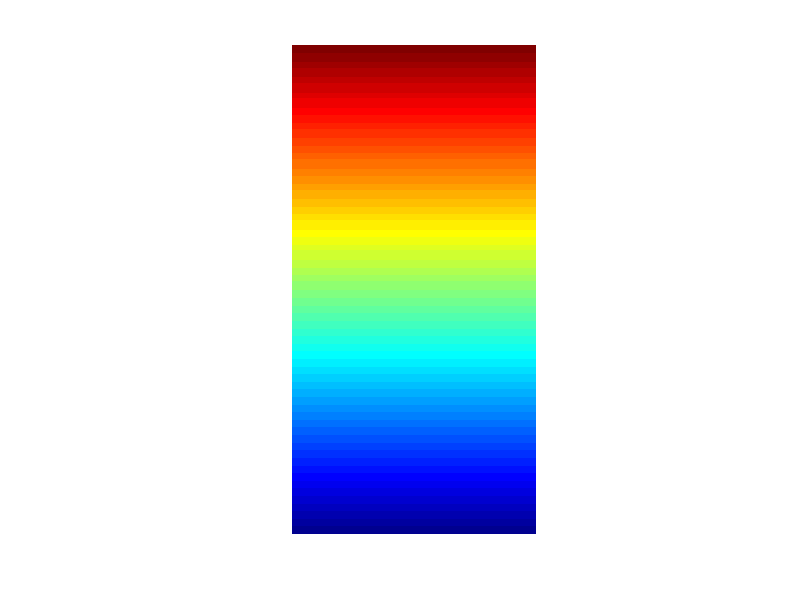

This figure's MATLAB source: (Note: this script raises an error after producing the figure.)
clear all
close all
clc

FigDir=fullfile(pwd,'Proposal','ProjectDescription','Figures','Tension Compression Split');
n=100;

x=linspace(0,1,n);
y=linspace(0,.5,n);
[xx,yy]=meshgrid(x,y);
zz=xx;

f1=figure;
    colormap(jet)
    contourf(yy,xx,zz,256,'LineColor','none','LineStyle','none')
    axis equal
    axis off
    publish_fig(1,'colorbar',f1,'','','',0.5,7)
